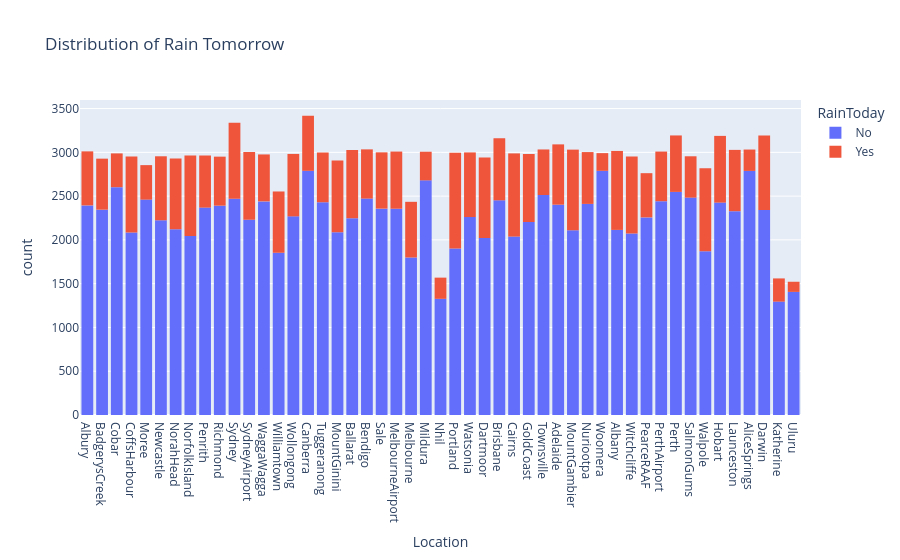

The notebook cell saved with this chart:
### Markdown cell above
Let's Check rain possibility according to locations

### Code cell
px.histogram(df, x='Location', color='RainToday', title='Distribution of Rain Tomorrow')

### Figure 1 — Plotly figure (JSON) as saved in the notebook; plotly's stock layout.template omitted (floating-point values rounded to 4 significant figures; data arrays with more than 128 entries replaced by an {"elided": "..."} marker saying what was removed)
{"data": [{"bingroup": "x", "hovertemplate": "RainToday=No<br>Location=%{x}<br>count=%{y}<extra></extra>", "legendgroup": "No", "marker": {"color": "#636efa", "pattern": {"shape": ""}}, "name": "No", "orientation": "v", "showlegend": true, "type": "histogram", "x": {"elided": "110319 str values"}, "xaxis": "x", "yaxis": "y"}, {"bingroup": "x", "hovertemplate": "RainToday=Yes<br>Location=%{x}<br>count=%{y}<extra></extra>", "legendgroup": "Yes", "marker": {"color": "#EF553B", "pattern": {"shape": ""}}, "name": "Yes", "orientation": "v", "showlegend": true, "type": "histogram", "x": {"elided": "31880 str values"}, "xaxis": "x", "yaxis": "y"}], "layout": {"barmode": "relative", "legend": {"title": {"text": "RainToday"}, "tracegroupgap": 0}, "title": {"text": "Distribution of Rain Tomorrow"}, "xaxis": {"anchor": "y", "domain": [0, 1], "title": {"text": "Location"}}, "yaxis": {"anchor": "x", "domain": [0, 1], "title": {"text": "count"}}}}
